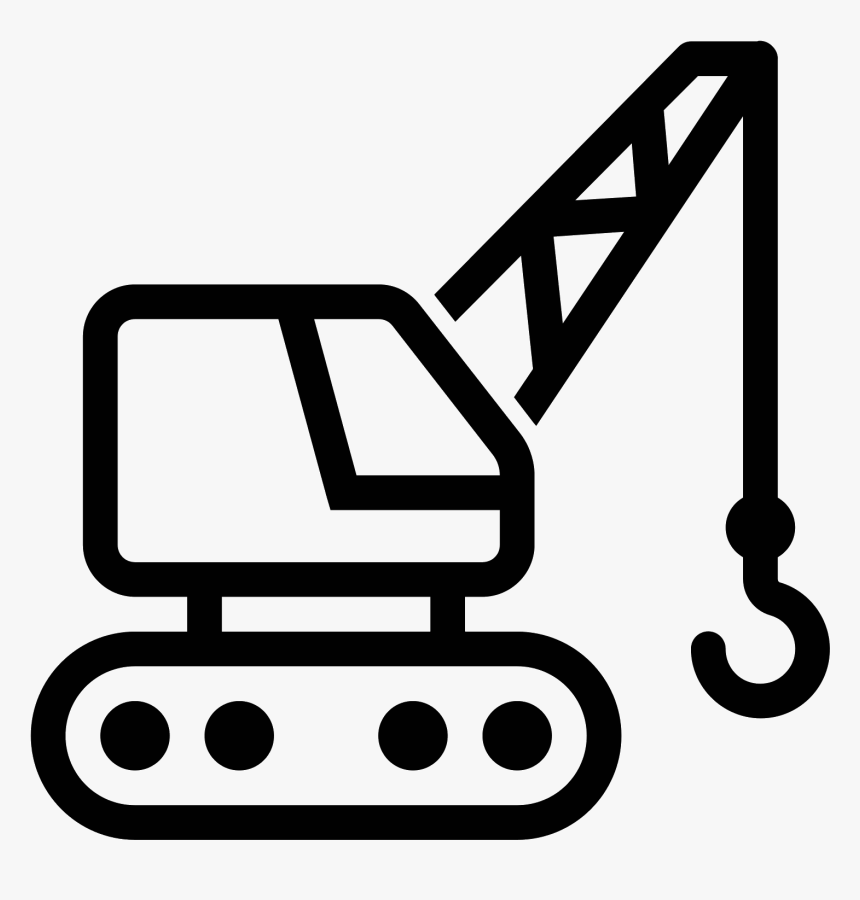
#> input picture domains/storage/hoist.png, 860 x 900 px
$ python transfer.py
#> lines starting #> are read from the running program, lines starting #| are printed output that depends on the picture
import os
import cv2
import numpy as np
import argparse
import re

black_color = (0, 0, 0)
blue_color = (255, 0, 0)
red_color = (0, 0, 255)
white_color = (255, 255, 255)
line_thickness = 2
res_factor = 200
textmoveup = 10

robot = cv2.imread("hoist.png")
#> robot is the input picture: shape (900, 860, 3); min 1, max 247, mean 188.7
robot = cv2.resize(robot, (int(0.8 * res_factor), int(0.8 * res_factor)), interpolation=cv2.INTER_LINEAR)
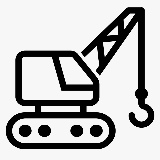
#> robot: shape (160, 160, 3); min 1, max 247, mean 188.3

crate = cv2.imread("crate.png")
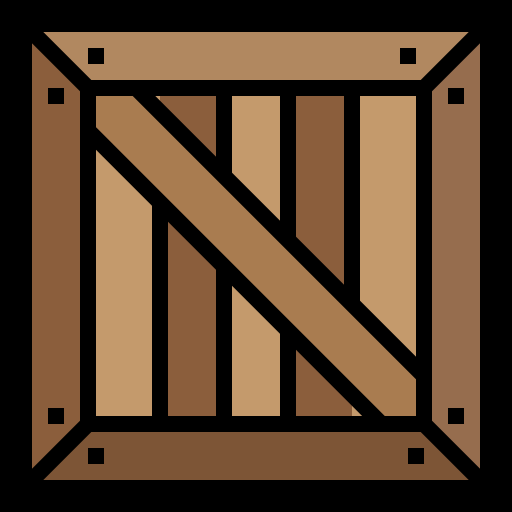
#> input picture domains/storage/crate.png, 512 x 512 px
#> crate is the input picture: shape (512, 512, 3); mean B, G, R 45.2, 66.8, 90.8
crate = cv2.resize(crate, (int(0.8 * res_factor), int(0.8 * res_factor)), interpolation=cv2.INTER_LINEAR)
#> crate: shape (160, 160, 3)


def draw_init(row, col, connect_row, connect_col, hoist_loc_dict, crate_loc_dict, write_img_to):
    img = np.full((res_factor * (row + 3), res_factor * col, 3), 255, dtype=np.uint8)

    for r in range(row + 1):
        img = cv2.line(img, (0, r * res_factor), (col * res_factor, r * res_factor), black_color, line_thickness)

    for c in range(col + 1):
        img = cv2.line(img, (c * res_factor, 0), (c * res_factor, row * res_factor), black_color, line_thickness)

    font = cv2.FONT_HERSHEY_COMPLEX_SMALL

    for hoist_id, robot_loc in hoist_loc_dict.items():
        img[
            int((robot_loc[0] - 0.9) * res_factor): int((robot_loc[0] - 0.9) * res_factor) + int(0.8 * res_factor),
            int((robot_loc[1] - 0.9) * res_factor): int((robot_loc[1] - 0.9) * res_factor) + int(0.8 * res_factor),
            :
        ] = robot
        cv2.putText(img, "hoist " + str(hoist_id), ((robot_loc[1] - 1) * res_factor + textmoveup * 5, robot_loc[0] * res_factor - textmoveup), font, 1, (0, 0, 0), 1, cv2.LINE_AA)

    cv2.rectangle(img, ((connect_col - 1) * res_factor, connect_row * res_factor), (connect_col * res_factor, (connect_row + 1) * res_factor), red_color, -1)
    cv2.rectangle(img, (0, (connect_row + 1) * res_factor), (col * res_factor, (connect_row + 2) * res_factor), red_color, -1)
    cv2.putText(img, "Load Area",
                (int(col / 2 * res_factor) - 10 * textmoveup, int((row + 1.5) * res_factor)), font, 1.5,
                white_color, 2, cv2.LINE_AA)

    for crate_id, crate_loc in crate_loc_dict.items():
        cv2.rectangle(img, (crate_id * res_factor, (row + 2) * res_factor), ((crate_id + 1) * res_factor, (row + 3) * res_factor), black_color, 2)
        img[
            int((row + 2.1) * res_factor): int((row + 2.1) * res_factor) + int(0.8 * res_factor),
            int((crate_loc + 0.1) * res_factor): int((crate_loc + 0.1) * res_factor) + int(0.8 * res_factor),
            :
        ] = crate
        cv2.putText(img, "crate " + str(crate_id), (crate_loc * res_factor + textmoveup * 3, int((row + 2.5) * res_factor) + textmoveup), font, 1.5,
                    white_color, 2, cv2.LINE_AA)

    cv2.imwrite(write_img_to, img)


if __name__ == "__main__":
    parser = argparse.ArgumentParser()
    # [5 lines of commented-out code are left out]
    args = parser.parse_args()

    if not (os.path.exists("images") and os.path.isdir('images')):
        os.mkdir("images")

    problem_count = 17
    for p_file in range(1, problem_count + 1):
        if not os.path.exists("p{:02d}.nl".format(p_file)):
            continue
        nl_desp = open("p{:02d}.nl".format(p_file)).read()
        area_count = re.findall(re.compile(r"You have (\d) depot storeareas"), nl_desp)
        assert len(area_count) == 1
        depot_count = int(area_count[0])
        if depot_count >= 4:
            assert depot_count % 2 == 0
            row = 2
            col = depot_count // 2
        else:
            row = 1
            col = depot_count

        connect_to_load = re.findall(re.compile(r"depot48-(\d)-(\d) and loadarea are connected"), nl_desp)
        assert len(connect_to_load) == 1
        connect_loc = connect_to_load[0]
        connect_row, connect_col = int(connect_loc[0]), int(connect_loc[1])
        hoist_locs = re.findall(re.compile(r"hoist(\d) is in depot48-(\d)-(\d)"), nl_desp)
        hoist_loc_dict = {}
        for hoist_id, h_row, h_col in hoist_locs:
            hoist_loc_dict[int(hoist_id)] = (int(h_row), int(h_col))
        crate_locs = re.findall(re.compile(r"crate(\d) is on container-0-(\d)"), nl_desp)
        crate_loc_dict = {}
        for crate_id, c_col in crate_locs:
            crate_loc_dict[int(crate_id)] = int(c_col)

        draw_init(row, col, connect_row, connect_col, hoist_loc_dict, crate_loc_dict, f"images/init_state_{p_file}.png")

# cv2.imshow("Image", img)
